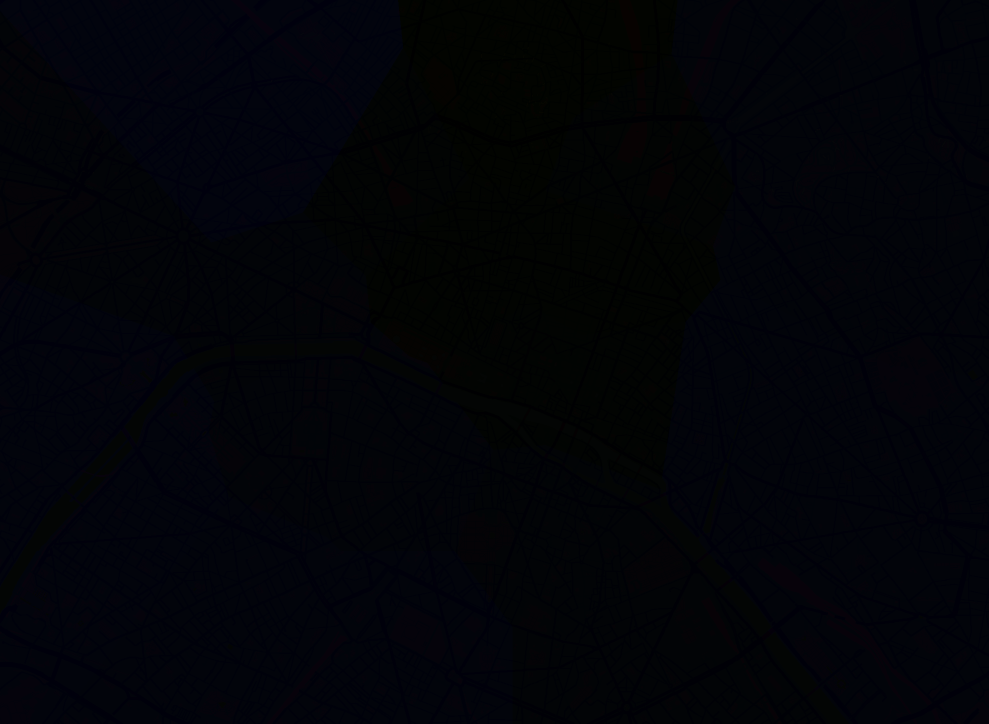
#> input picture map/map.png, 1977 x 1447 px, found by its file name (shown at 1/2 size)
$ python zoning_gen.py
#> lines starting #> are read from the running program, lines starting #| are printed output that depends on the picture
# City layout / land-use generator for 1890 Paris -> game/map/zones.json
# Inputs: game/map/map.png (gameplay raster), game/map/world.json (landmarks), tools/zosm.json (OSM landuse/amenity, tools/zextract.py)
# Rules are historical: zones from period knowledge layered over OSM; every placement is snapped to a legal tile class.
import json, math, base64, numpy as np
from PIL import Image
from scipy import ndimage
G='/workspace/gta-zoning/'
LAT1,LON0=48.895,2.270; MPU=2.5; T=2; KX=111320*math.cos(math.radians(48.862)); KZ=111320
def P(lat,lon): return ((lon-LON0)*KX/MPU,(LAT1-lat)*KZ/MPU)
M=lambda m: m/MPU
mp=np.array(Image.open(G+'map/map.png')); kind=mp[...,0].astype(np.uint8); surf=mp[...,1]; dist=mp[...,2]
#> further down, mp is the input picture: shape (1447, 1977, 3); mean R, G, B 1.63, 3.11, 7.89
#> after `kind = mp[..., 0].astype(np.uint8)`:
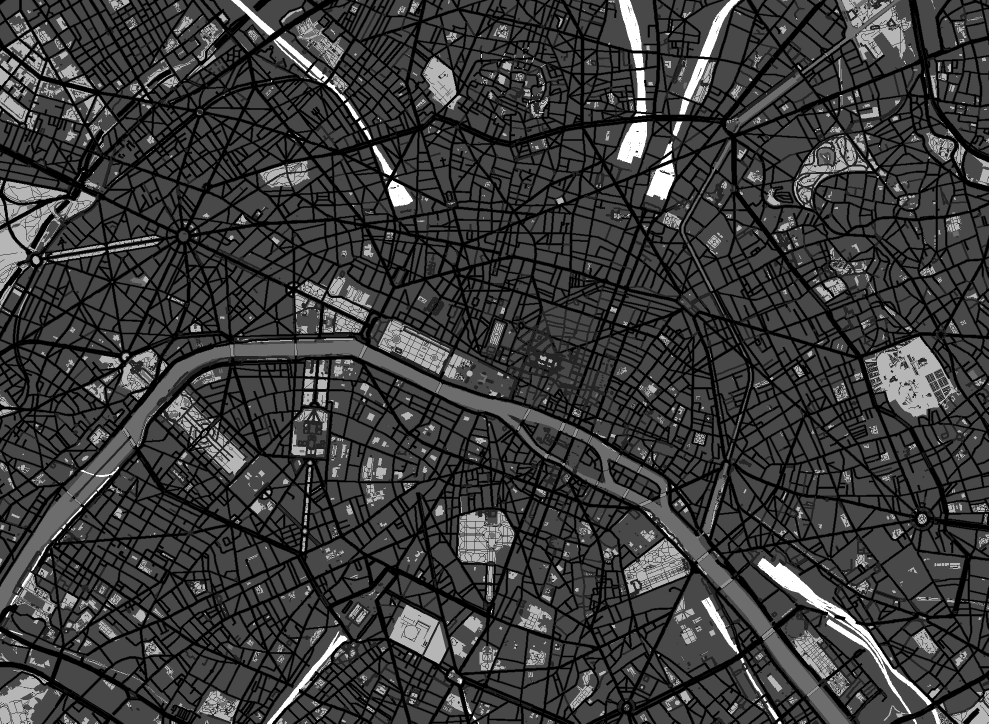
#> kind: shape (1447, 1977) (shown at 1/2 size); min 0, max 7, mean 1.63; drawn with min black and max white
#> after `surf = mp[..., 1]`:
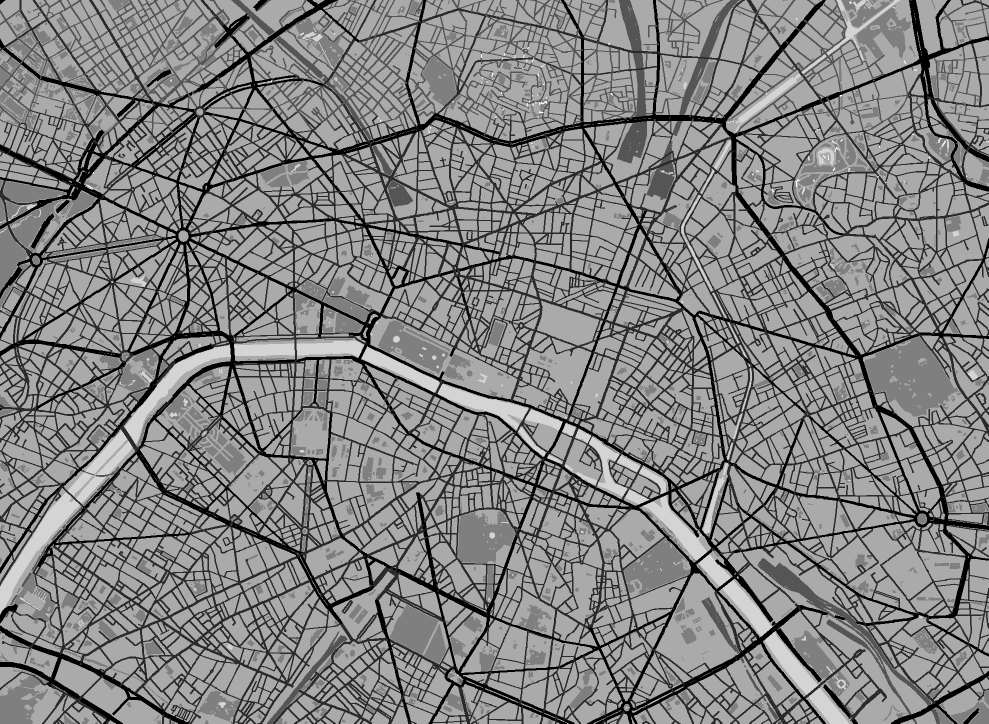
#> surf: shape (1447, 1977) (shown at 1/2 size); min 0, max 6, mean 3.11; drawn with min black and max white
#> after `dist = mp[..., 2]`:
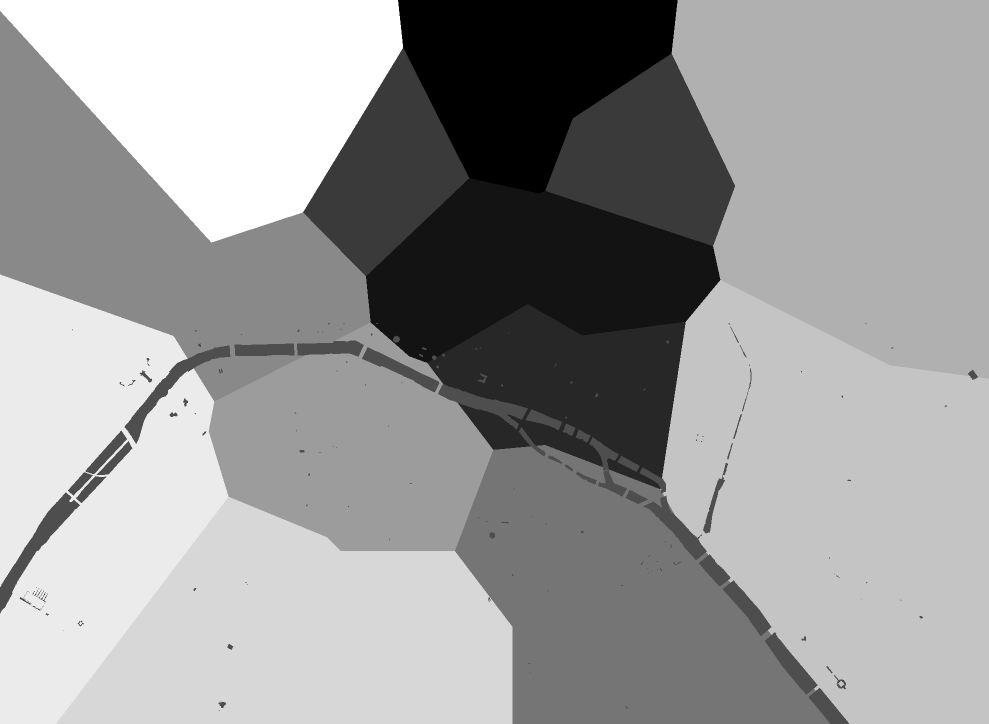
#> dist: shape (1447, 1977) (shown at 1/2 size); min 0, max 13, mean 7.89; drawn with min black and max white
NZ,NX=kind.shape; ROAD,SIDE,BLD,WATER,BRIDGE,PARK,STAIR,RAIL=range(8)
#> after `NZ, NX = kind.shape`: NZ = 1447; NX = 1977
#> (the run stopped early here; a loop or call above may not have finished)
